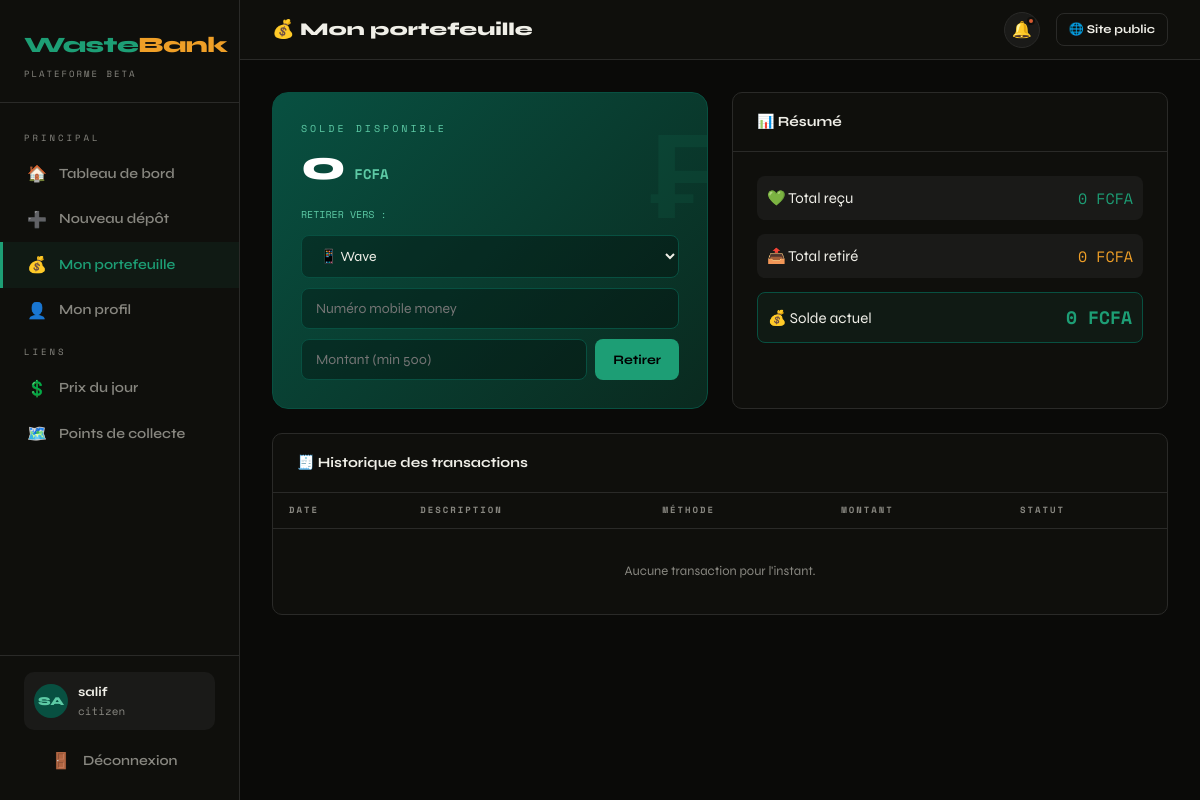
The app's page /dashboard/wallet (signed in) with its own data.
### tables this page shows
CREATE TABLE users (
            id          INTEGER PRIMARY KEY AUTOINCREMENT,
            name        TEXT NOT NULL,
            email       TEXT UNIQUE NOT NULL,
            phone       TEXT UNIQUE,
            password    TEXT NOT NULL,
            role        TEXT NOT NULL DEFAULT 'citizen',  -- citizen | collector | admin
            city        TEXT DEFAULT 'Dakar',
            balance     REAL DEFAULT 0.0,
            points      INTEGER DEFAULT 0,
            avatar      TEXT,
            created_at  TEXT DEFAULT (datetime('now')),
            active      INTEGER DEFAULT 1
        );

### routes/dashboard.py (the view)
@dash_bp.route("/wallet")
@login_required
def wallet():
    db = get_db()
    uid = session["user_id"]
    user = db.execute("SELECT * FROM users WHERE id=?", (uid,)).fetchone()
    transactions = db.execute("""
        SELECT t.*, d.qr_code, d.weight_kg,
               wt.name as waste_name
        FROM transactions t
        LEFT JOIN deposits d ON t.deposit_id = d.id
        LEFT JOIN waste_types wt ON d.waste_type_id = wt.id
        WHERE t.user_id=?
        ORDER BY t.created_at DESC
    """, (uid,)).fetchall()
    return render_template("dashboard/wallet.html", user=user, transactions=transactions)

### models/db.py (called while the page is built)
def get_db():
    if "db" not in g:
        g.db = sqlite3.connect(
            current_app.config["DATABASE"],
            detect_types=sqlite3.PARSE_DECLTYPES,
        )
        g.db.row_factory = sqlite3.Row
        g.db.execute("PRAGMA foreign_keys = ON")
    return g.db

### routes/auth.py (called while the page is built)
def login_required(f):
    from functools import wraps
    @wraps(f)
    def decorated(*args, **kwargs):
        if "user_id" not in session:
            flash("Connectez-vous pour accéder à cette page.", "warning")
            return redirect(url_for("auth.login"))
        return f(*args, **kwargs)
    return decorated

### templates/dashboard/wallet.html (shortened to what this page needs)
{% extends "dashboard/layout.html" %}
{% block page_title %}💰 Mon portefeuille{% endblock %}
{% block content %}
<div class="grid-2" style="margin-bottom:24px;">
  <div class="balance-card">
    <div class="balance-label">SOLDE DISPONIBLE</div>
    <div class="balance-amount">{{ "%.0f"|format(user['balance']) }}<span class="balance-unit"> FCFA</span></div>
    <div style="margin-top:20px;">
      <div style="font-family:'Space Mono',monospace;font-size:10px;color:var(--green-light);margin-bottom:12px;">RETIRER VERS :</div>
      <form method="POST" action="{{ url_for('dash.withdraw') }}" style="display:flex;flex-direction:column;gap:10px;">
        <select name="method" style="background:rgba(0,0,0,.3);border-color:var(--green-dark);color:var(--text);">
          <option value="wave">📱 Wave</option>
        </select>
        <input type="tel" name="phone" placeholder="Numéro mobile money" required style="background:rgba(0,0,0,.3);border-color:var(--green-dark);color:var(--text);">
        <div style="display:flex;gap:8px;">
          <input type="number" name="amount" placeholder="Montant (min 500)" min="500" step="100" required style="flex:1;background:rgba(0,0,0,.3);border-color:var(--green-dark);color:var(--text);">
          <button type="submit" class="btn btn-primary">Retirer</button>
        </div>
      </form>
    </div>
  </div>
  <div class="card">
    <div class="card-header"><span class="card-title">📊 Résumé</span></div>
    <div class="card-body" style="display:flex;flex-direction:column;gap:14px;">
      {% set total_in = transactions|selectattr('type','equalto','credit')|map(attribute='amount')|sum %}
      {% set total_out = transactions|selectattr('type','equalto','withdrawal')|map(attribute='amount')|sum|abs %}
      <div style="display:flex;justify-content:space-between;align-items:center;padding:10px;background:var(--surface);border-radius:8px;">
        <span>💚 Total reçu</span><span class="mono text-green">{{ "%.0f"|format(total_in) }} FCFA</span>
      </div>
      <div style="display:flex;justify-content:space-between;align-items:center;padding:10px;background:var(--surface);border-radius:8px;">
        <span>📤 Total retiré</span><span class="mono text-amber">{{ "%.0f"|format(total_out) }} FCFA</span>
      </div>
      <div style="display:flex;justify-content:space-between;align-items:center;padding:10px;background:rgba(29,158,117,.08);border:1px solid var(--green-dark);border-radius:8px;">
        <span>💰 Solde actuel</span><span class="mono text-green" style="font-size:18px;font-weight:800;">{{ "%.0f"|format(user['balance']) }} FCFA</span>
      </div>
    </div>
  </div>
</div>
<div class="card">
  <div class="card-header"><span class="card-title">🧾 Historique des transactions</span></div>
  <div class="table-wrap">
    <table>
      <thead><tr><th>Date</th><th>Description</th><th>Méthode</th><th>Montant</th><th>Statut</th></tr></thead>
      <tbody>
        {% for t in transactions %}
        <tr>
          <td class="mono" style="font-size:11px;color:var(--muted);">{{ t['created_at'][:16] }}</td>
          <td>{{ t['description'] or '—' }}</td>
          <td><span class="badge badge-gray">{{ t['method'] }}</span></td>
          <td class="mono {% if t['amount'] > 0 %}text-green{% else %}text-coral{% endif %}" style="font-weight:700;">
            {% if t['amount'] > 0 %}+{% endif %}{{ "%.0f"|format(t['amount']) }} ₣
          </td>
          <td><span class="badge badge-green">{{ t['status'] }}</span></td>
        </tr>
        {% else %}
        <tr><td colspan="5" style="text-align:center;color:var(--muted);padding:32px;">Aucune transaction pour l'instant.</td></tr>
        {% endfor %}
      </tbody>
    </table>
  </div>
</div>
{% endblock %}

### templates/dashboard/layout.html (shortened to what this page needs)
{% extends "base.html" %}
{% block body %}
<div class="app-layout">
  <aside class="sidebar" id="sidebar">
    <div class="sidebar-logo">
      <div class="logo-text"><span class="logo-waste">Waste</span><span class="logo-bank">Bank</span></div>
      <div style="font-family:'Space Mono',monospace;font-size:9px;color:var(--muted);letter-spacing:2px;margin-top:4px;">PLATEFORME BETA</div>
    </div>
    <nav class="sidebar-nav">
      <div class="nav-section-label">Principal</div>
      <a href="{{ url_for('dash.home') }}" class="nav-item {% if request.endpoint == 'dash.home' %}active{% endif %}">
        <span class="nav-icon">🏠</span> Tableau de bord
      </a>
      <a href="{{ url_for('dash.new_deposit') }}" class="nav-item {% if request.endpoint == 'dash.new_deposit' %}active{% endif %}">
        <span class="nav-icon">➕</span> Nouveau dépôt
      </a>
      <a href="{{ url_for('dash.wallet') }}" class="nav-item {% if request.endpoint == 'dash.wallet' %}active{% endif %}">
        <span class="nav-icon">💰</span> Mon portefeuille
      </a>
      <a href="{{ url_for('dash.profile') }}" class="nav-item {% if request.endpoint == 'dash.profile' %}active{% endif %}">
        <span class="nav-icon">👤</span> Mon profil
      </a>
      <div class="nav-section-label">Liens</div>
      <a href="{{ url_for('public.prices') }}" class="nav-item">
        <span class="nav-icon">💲</span> Prix du jour
      </a>
      <a href="{{ url_for('public.points_map') }}" class="nav-item">
        <span class="nav-icon">🗺️</span> Points de collecte
      </a>
    </nav>
    <div class="sidebar-footer">
      {% if current_user %}
      <div class="user-chip">
        <div class="avatar">{{ current_user['name'][:2].upper() }}</div>
        <div class="user-info">
          <div class="name">{{ current_user['name'].split()[0] }}</div>
          <div class="role">{{ current_user['role'] }}</div>
        </div>
      </div>
      <a href="{{ url_for('auth.logout') }}" class="nav-item" style="margin-top:8px;border-radius:8px;">
        <span class="nav-icon">🚪</span> Déconnexion
      </a>
      {% endif %}
    </div>
  </aside>
  <div class="main-content">
    <header class="topbar">
      <div style="display:flex;align-items:center;gap:12px;">
        <h1 class="page-title">{% block page_title %}{% endblock %}</h1>
      </div>
      <div class="topbar-right">
        {% if current_user %}
        <button class="btn-icon has-notif" id="notifBtn" title="Notifications" onclick="markNotifRead()">🔔</button>
        {% endif %}
        <a href="{{ url_for('public.index') }}" class="btn btn-outline btn-sm">🌐 Site public</a>
      </div>
    </header>
    <div class="content-area">
      {% block content %}{% endblock %}
    </div>
  </div>
</div>
{% endblock %}

### records on screen
users: name "SA", name "salif", role "citizen", balance "0"

### other values on screen
{{ "%.0f"|format(total_in) }} "0"
{{ "%.0f"|format(total_out) }} "0"
